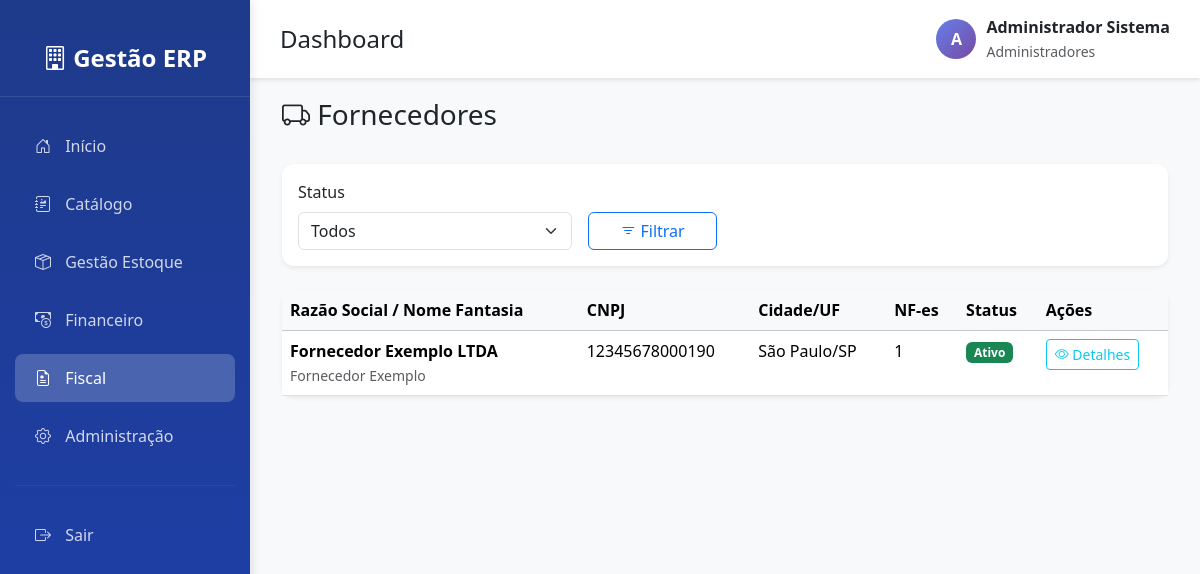
Before: /fiscal/fornecedores/ (signed in) with the older database file.
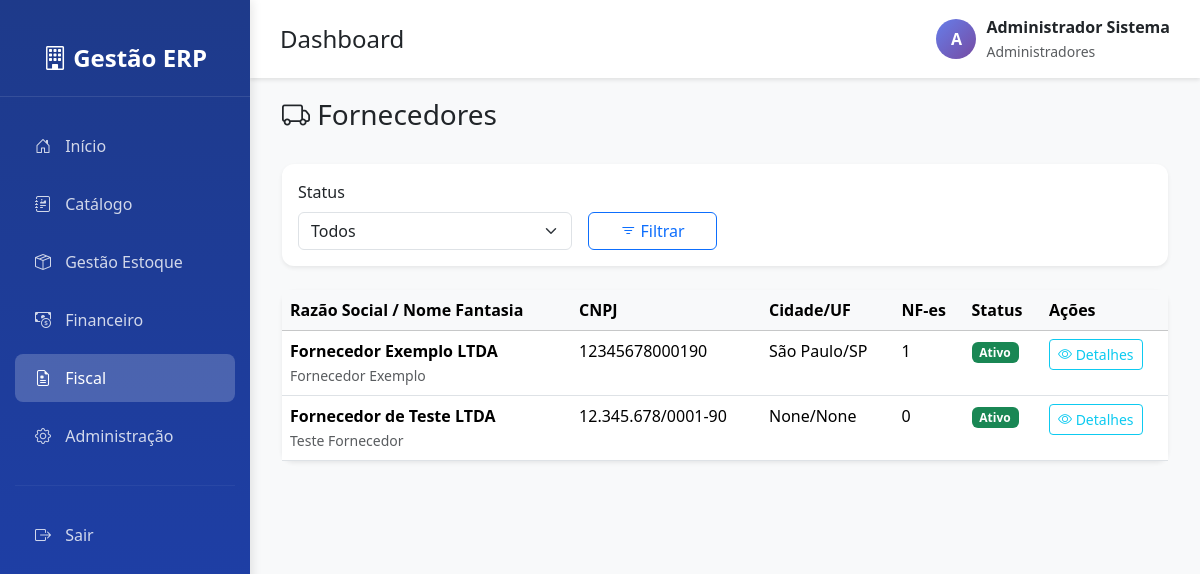
After: the same page with the newer database file.
### fiscal/models.py (models this page shows, shortened)
class Fornecedor(models.Model):
    razao_social = models.CharField(
        max_length=200,
        verbose_name="Razão Social",
        help_text="Razão social do fornecedor"
    )
    nome_fantasia = models.CharField(
        max_length=200,
        blank=True,
        null=True,
        verbose_name="Nome Fantasia",
        help_text="Nome fantasia do fornecedor"
    )
    cnpj = models.CharField(
        max_length=18,
        unique=True,
        verbose_name="CNPJ",
        help_text="CNPJ do fornecedor (formato: 00.000.000/0000-00)"
    )
    inscricao_estadual = models.CharField(
        max_length=20,
        blank=True,
        null=True,
        verbose_name="Inscrição Estadual"
    )
    endereco = models.CharField(
        max_length=300,
        blank=True,
        null=True,
        verbose_name="Endereço"
    )
    cidade = models.CharField(
        max_length=100,
        blank=True,
        null=True,
        verbose_name="Cidade"
    )
    estado = models.CharField(
        max_length=2,
        blank=True,
        null=True,
        verbose_name="Estado (UF)"
    )
    cep = models.CharField(
        max_length=10,
        blank=True,
        null=True,
        verbose_name="CEP"
    )
    telefone = models.CharField(
        max_length=20,
        blank=True,
        null=True,
        verbose_name="Telefone"
    )
    email = models.EmailField(
        blank=True,
        null=True,
        verbose_name="Email"
    )
    ativo = models.BooleanField(
        default=True,
        verbose_name="Fornecedor Ativo"
    )
    usuario_criacao = models.ForeignKey(
        User,
        on_delete=models.PROTECT,
        related_name='fornecedores_criados',
        default=1,
        verbose_name="Criado por"
    )
    data_criacao = models.DateTimeField(
        auto_now_add=True,
        verbose_name="Data de Criação"
    )
    class Meta:
        verbose_name = "Fornecedor"
        verbose_name_plural = "Fornecedores"
        ordering = ['razao_social']

### fiscal/views.py (the view)
# urls.py: path('fornecedores/', views.lista_fornecedores, name='lista_fornecedores'),
@login_required
def lista_fornecedores(request):
    fornecedores = Fornecedor.objects.annotate(
        total_nfes=Count('notas_fiscais')
    ).order_by('razao_social')
    status = request.GET.get('status')
    if status == 'ativo':
        fornecedores = fornecedores.filter(ativo=True)
    elif status == 'inativo':
        fornecedores = fornecedores.filter(ativo=False)
    context = {
        'fornecedores': fornecedores,
        'status_selecionado': status,
    }
    return render(request, 'fiscal/lista_fornecedores.html', context)

### templates/fiscal/lista_fornecedores.html (shortened to what this page needs)
{% extends "base.html" %}
{% load static %}
{% block content %}
<div class="container-fluid">
    <div class="row">
        <div class="col-12">
            <div class="d-flex justify-content-between align-items-center mb-4">
                <h1 class="h3">
                    <i class="bi bi-truck"></i> Fornecedores
                </h1>
            </div>
            <div class="card shadow-sm mb-4">
                <div class="card-body">
                    <form method="get" class="row g-3">
                        <div class="col-md-4">
                            <label for="status" class="form-label">Status</label>
                            <select name="status" id="status" class="form-select">
                                <option value="">Todos</option>
                            </select>
                        </div>
                        <div class="col-md-2 d-flex align-items-end">
                            <button type="submit" class="btn btn-outline-primary w-100">
                                <i class="bi bi-filter"></i> Filtrar
                            </button>
                        </div>
                    </form>
                </div>
            </div>
            <div class="card shadow-sm">
                <div class="card-body p-0">
                    <div class="table-responsive">
                        <table class="table table-hover mb-0">
                            <thead class="table-light">
                                <tr>
                                    <th>Razão Social / Nome Fantasia</th>
                                    <th>CNPJ</th>
                                    <th>Cidade/UF</th>
                                    <th>NF-es</th>
                                    <th>Status</th>
                                    <th>Ações</th>
                                </tr>
                            </thead>
                            <tbody>
                                {% for f in fornecedores %}
                                <tr>
                                    <td>
                                        <strong>{{ f.razao_social }}</strong>
                                        <br>
                                        <small class="text-muted">{{ f.nome_fantasia|default:"" }}</small>
                                    </td>
                                    <td>{{ f.cnpj }}</td>
                                    <td>{{ f.cidade }}/{{ f.estado }}</td>
                                    <td>{{ f.total_nfes }}</td>
                                    <td>
                                        {% if f.ativo %}
                                            <span class="badge bg-success">Ativo</span>
                                        {% else %}
                                            <span class="badge bg-danger">Inativo</span>
                                        {% endif %}
                                    </td>
                                    <td>
                                        <a href="{% url 'fiscal:detalhe_fornecedor' f.pk %}" class="btn btn-sm btn-outline-info">
                                            <i class="bi bi-eye"></i> Detalhes
                                        </a>
                                    </td>
                                </tr>
                                {% empty %}
                                <tr>
                                    <td colspan="6" class="text-center py-4 text-muted">
                                        Nenhum fornecedor encontrado.
                                    </td>
                                </tr>
                                {% endfor %}
                            </tbody>
                        </table>
                    </div>
                </div>
            </div>
        </div>
    </div>
</div>
{% endblock %}

Changed rows visible on the page:
added Fornecedor: razao_social "Fornecedor de Teste LTDA", nome_fantasia "Teste Fornecedor", cnpj "12.345.678/0001-90", cidade "None", estado "None", total_nfes "0", ativo "Ativo"
